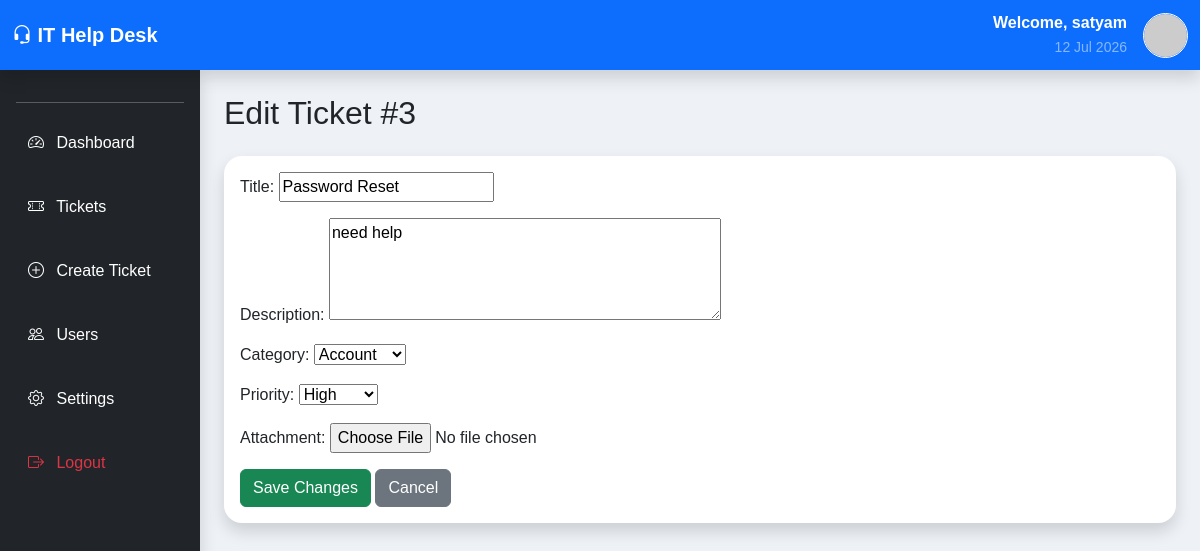
Page /edit/3/ (signed in) on the committed database.
### tickets/models.py (models this page shows, shortened)
class Ticket(models.Model):
    CATEGORY_CHOICES = [
        ("Hardware", "Hardware"),
        ("Software", "Software"),
        ("Network", "Network"),
        ("Account", "Account"),
        ("Other", "Other"),
    ]
    PRIORITY_CHOICES = [
        ("Low", "Low"),
        ("Medium", "Medium"),
        ("High", "High"),
    ]
    STATUS_CHOICES = [
        ("Open", "Open"),
        ("In Progress", "In Progress"),
        ("On Hold", "On Hold"),
        ("Resolved", "Resolved"),
        ("Closed", "Closed"),
    ]
    title = models.CharField(max_length=200)
    description = models.TextField()
    category = models.CharField(
        max_length=20,
        choices=CATEGORY_CHOICES,
        default="Other"
    )
    priority = models.CharField(
        max_length=20,
        choices=PRIORITY_CHOICES,
        default="Medium"
    )
    status = models.CharField(
        max_length=20,
        choices=STATUS_CHOICES,
        default="Open"
    )
    created_by = models.ForeignKey(
        User,
        on_delete=models.CASCADE,
        null=True,
        blank=True
    )
    created = models.DateTimeField(auto_now_add=True)
    updated = models.DateTimeField(auto_now=True)
    resolved_on = models.DateTimeField(
        null=True,
        blank=True
    )
    attachment = models.FileField(
        upload_to="ticket_attachments/",
        blank=True,
        null=True
    )

### tickets/views.py (the view)
# urls.py: path("edit/<int:ticket_id>/", views.edit_ticket, name="edit_ticket"),
@login_required
def edit_ticket(request, ticket_id):
    ticket = get_object_or_404(Ticket, id=ticket_id)
    if not request.user.is_staff and ticket.created_by != request.user:
        return redirect("ticket_list")
    if request.method == "POST":
        form = TicketForm(
            request.POST,
            request.FILES,
            instance=ticket
        )
        if form.is_valid():
            form.save()
            return redirect("ticket_detail", ticket.id)
    else:
        form = TicketForm(instance=ticket)
    return render(
        request,
        "tickets/edit_ticket.html",
        {
            "form": form,
            "ticket": ticket
        }
    )

### tickets/forms.py
class TicketForm(forms.ModelForm):
    class Meta:
        model = Ticket
        fields = [
            'title',
            'description',
            'category',
            'priority',
            "attachment",
        ]
        widgets = {
            'description': forms.Textarea(attrs={'rows': 4}),
        }

### tickets/templates/tickets/edit_ticket.html (shortened to what this page needs)
{% extends 'base.html' %}
{% block content %}
<h2 class="mb-4">
Edit Ticket #{{ ticket.id }}
</h2>
<div class="card shadow">
<div class="card-body">
<form method="post" enctype="multipart/form-data">
{{ form.as_p }}
<button class="btn btn-success">
Save Changes
</button>
<a href="{% url 'ticket_list' %}" class="btn btn-secondary">
Cancel
</a>
</form>
</div>
</div>
{% endblock %}

### templates/base.html (shortened to what this page needs)
{% load static %}
<!DOCTYPE html>
<html lang="en">
<head>
    <link href="https://cdn.jsdelivr.net/npm/bootstrap@5.3.7/dist/css/bootstrap.min.css" rel="stylesheet">
    <link rel="stylesheet" href="https://cdn.jsdelivr.net/npm/bootstrap-icons@1.13.1/font/bootstrap-icons.min.css">
    <link rel="stylesheet" href="{% static 'tickets/css/style.css' %}">
</head>
<body>
    <nav class="navbar navbar-expand-lg navbar-dark bg-primary shadow">
        <div class="container-fluid">
            <a class="navbar-brand fw-bold" href="{% url 'dashboard' %}">
                <i class="bi bi-headset"></i>
                IT Help Desk
            </a>
            <div class="ms-auto d-flex align-items-center">
                <div class="text-end me-3">
                    <div class="fw-bold text-white">
                        Welcome,
                        {{ request.user.username }}
                    </div>
                    <small class="text-white-50">
                        {% now "d M Y" %}
                    </small>
                </div>
                <a href="{% url 'profile' %}">
                    <img src="https://ui-avatars.com/api/?name={{ request.user.username }}&background=ffffff&color=0d6efd&size=128"
                        class="rounded-circle border border-white" width="45" height="45" alt="Profile">
                </a>
            </div>
        </div>
    </nav>
    <div class="container-fluid">
        <div class="row">
            <div class="col-md-2 bg-dark text-white min-vh-100 p-3 shadow">
                <hr>
                <a href="{% url 'dashboard' %}" class="nav-link text-white mb-3">
                    <i class="bi bi-speedometer2 me-2"></i>
                    Dashboard
                </a>
                <a href="{% url 'ticket_list' %}" class="nav-link text-white mb-3">
                    <i class="bi bi-ticket-perforated me-2"></i>
                    Tickets
                </a>
                <a href="{% url 'create_ticket' %}" class="nav-link text-white mb-3">
                    <i class="bi bi-plus-circle me-2"></i>
                    Create Ticket
                </a>
                {% if request.user.is_staff %}
                <a href="{% url 'users_list' %}" class="nav-link text-white mb-3">
                    <i class="bi bi-people me-2"></i>
                    Users
                </a>
                {% endif %}
                <a href="{% url 'settings' %}" class="nav-link text-white mb-3">
                    <i class="bi bi-gear me-2"></i>
                    Settings
                </a>
                <a href="{% url 'logout' %}" class="nav-link text-danger">
                    <i class="bi bi-box-arrow-right me-2"></i>
                    Logout
                </a>
            </div>
            <div class="col-md-10 p-4">
                {% block content %}
                {% endblock %}
            </div>
        </div>
    </div>
</body>
</html>

### tickets/static/tickets/css/style.css (style rules this page uses)
body { background:#eef2f7; font-family:Arial, Helvetica, sans-serif; }
.navbar { height:70px; }
.nav-link { padding:12px; border-radius:12px; transition:.3s; }
.card { border:none; border-radius:18px; box-shadow:0 10px 20px rgba(0,0,0,.08); transition:.3s; }

### rows in the picture
Ticket: id "3", title "Password Reset", description "need help", category "Account", priority "High"

### other values in the picture
{{ request.user.username }} "satyam"
